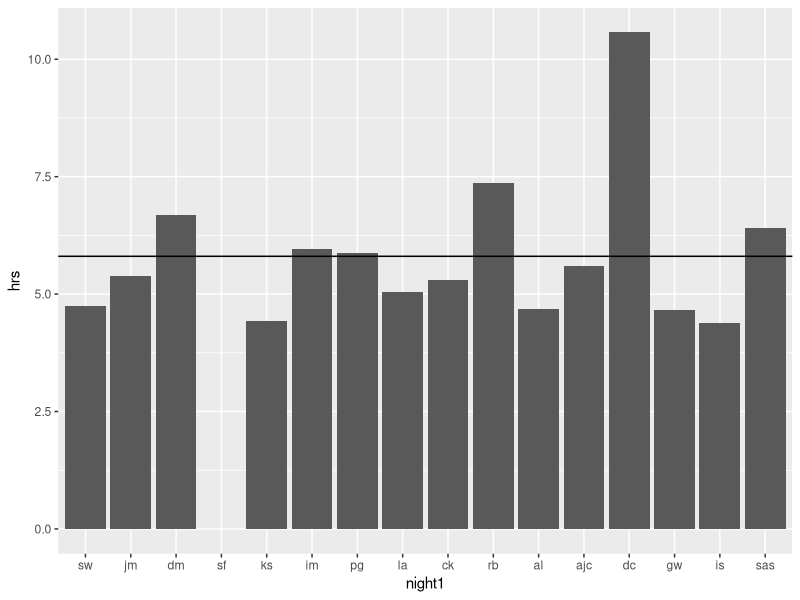

Reproduce this figure in R.
## ---- chunk 1
knitr::opts_chunk$set(echo = TRUE)
## ---- chunk 2

library(tidyverse)
library(here)
library(lubridate)
## ---- chunk 3

# note the squiffy null value

df <- read_csv(here("data_raw/sept21_feb22.csv"), na=c("\\0"))
glimpse(df)

## ---- chunk 4
summary(df)

df_trimmed <- df %>% 
  mutate(
    night1 = as_factor(night),
  ) %>% 
  select(rotadate, night1, time_night) %>% 
  mutate(n1 = fct_anon(night1))


# Anonymise the people who did nights by giving username a number.

df_anon <- df_trimmed %>% 
  select(-night1)

View(df_anon)
View(df_trimmed)


# Group by consultant then count the total number of nights, the proportion filled in, and the average time of those completed

df_grp <-  df_trimmed %>% group_by(night1) %>% 
  summarise(night_count = n(),
            response_rate = sum(!is.na(time_night)) / n(),
            avg_time = mean(time_night, na.rm = TRUE)
            ) %>% 
  mutate(hrs = as.integer(avg_time) / (60*60)) %>% 
  arrange(desc(hrs))

View(df_grp)

## ---- chunk 5

df_grp %>% ggplot() +
  geom_bar(aes(x=night1, y=hrs), stat="identity") +
  geom_hline(yintercept = mean(df_grp$hrs, na.rm = TRUE))
  

mean(df_grp$hrs, na.rm = TRUE)
